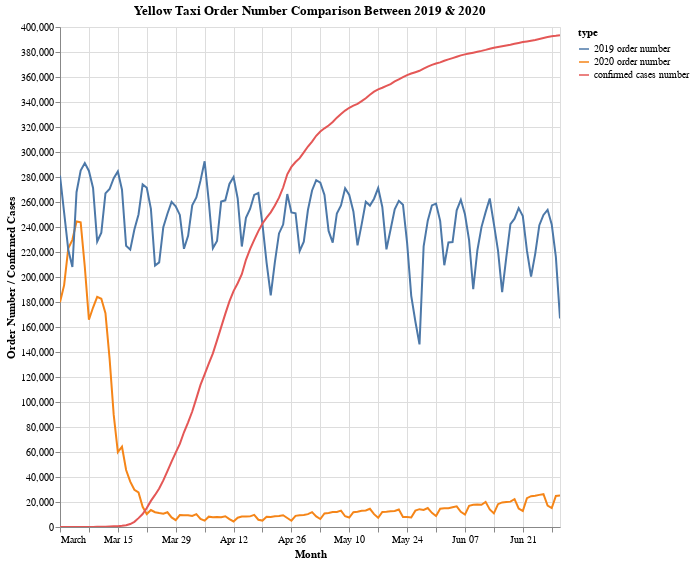

Source (notebook cell):
### Code cell
yellow_count_chart = alt.Chart(yellow_count_long_form, title="Yellow Taxi Order Number Comparison Between 2019 & 2020").mark_line().encode(
    x=alt.X("date:T"),
    y="number:Q",
    color='type:N',
    tooltip=list(yellow_count_long_form.columns)
).properties(
    width=500,
    height=500
).interactive()

yellow_count_chart.encoding.x.title = "Month"
yellow_count_chart.encoding.y.title = "Order Number / Confirmed Cases"

yellow_count_chart

### Figure 1 — Vega-Lite specification as saved in the notebook (floating-point values rounded to 4 significant figures; data arrays with more than 128 entries replaced by an {"elided": "..."} marker saying what was removed)
{"config": {"view": {"continuousWidth": 400, "continuousHeight": 300}}, "data": {"name": "data-1eb566f0d886ba10fdc3daa8a32a1427"}, "mark": "line", "encoding": {"color": {"type": "nominal", "field": "type"}, "tooltip": [{"type": "nominal", "field": "date"}, {"type": "nominal", "field": "type"}, {"type": "quantitative", "field": "number"}], "x": {"type": "temporal", "field": "date", "title": "Month"}, "y": {"type": "quantitative", "field": "number", "title": "Order Number / Confirmed Cases"}}, "height": 500, "selection": {"selector006": {"type": "interval", "bind": "scales", "encodings": ["x", "y"]}}, "title": "Yellow Taxi Order Number Comparison Between 2019 & 2020", "width": 500, "$schema": "https://vega.github.io/schema/vega-lite/v4.8.1.json", "datasets": {"data-1eb566f0d886ba10fdc3daa8a32a1427": {"elided": "366 records"}}}
